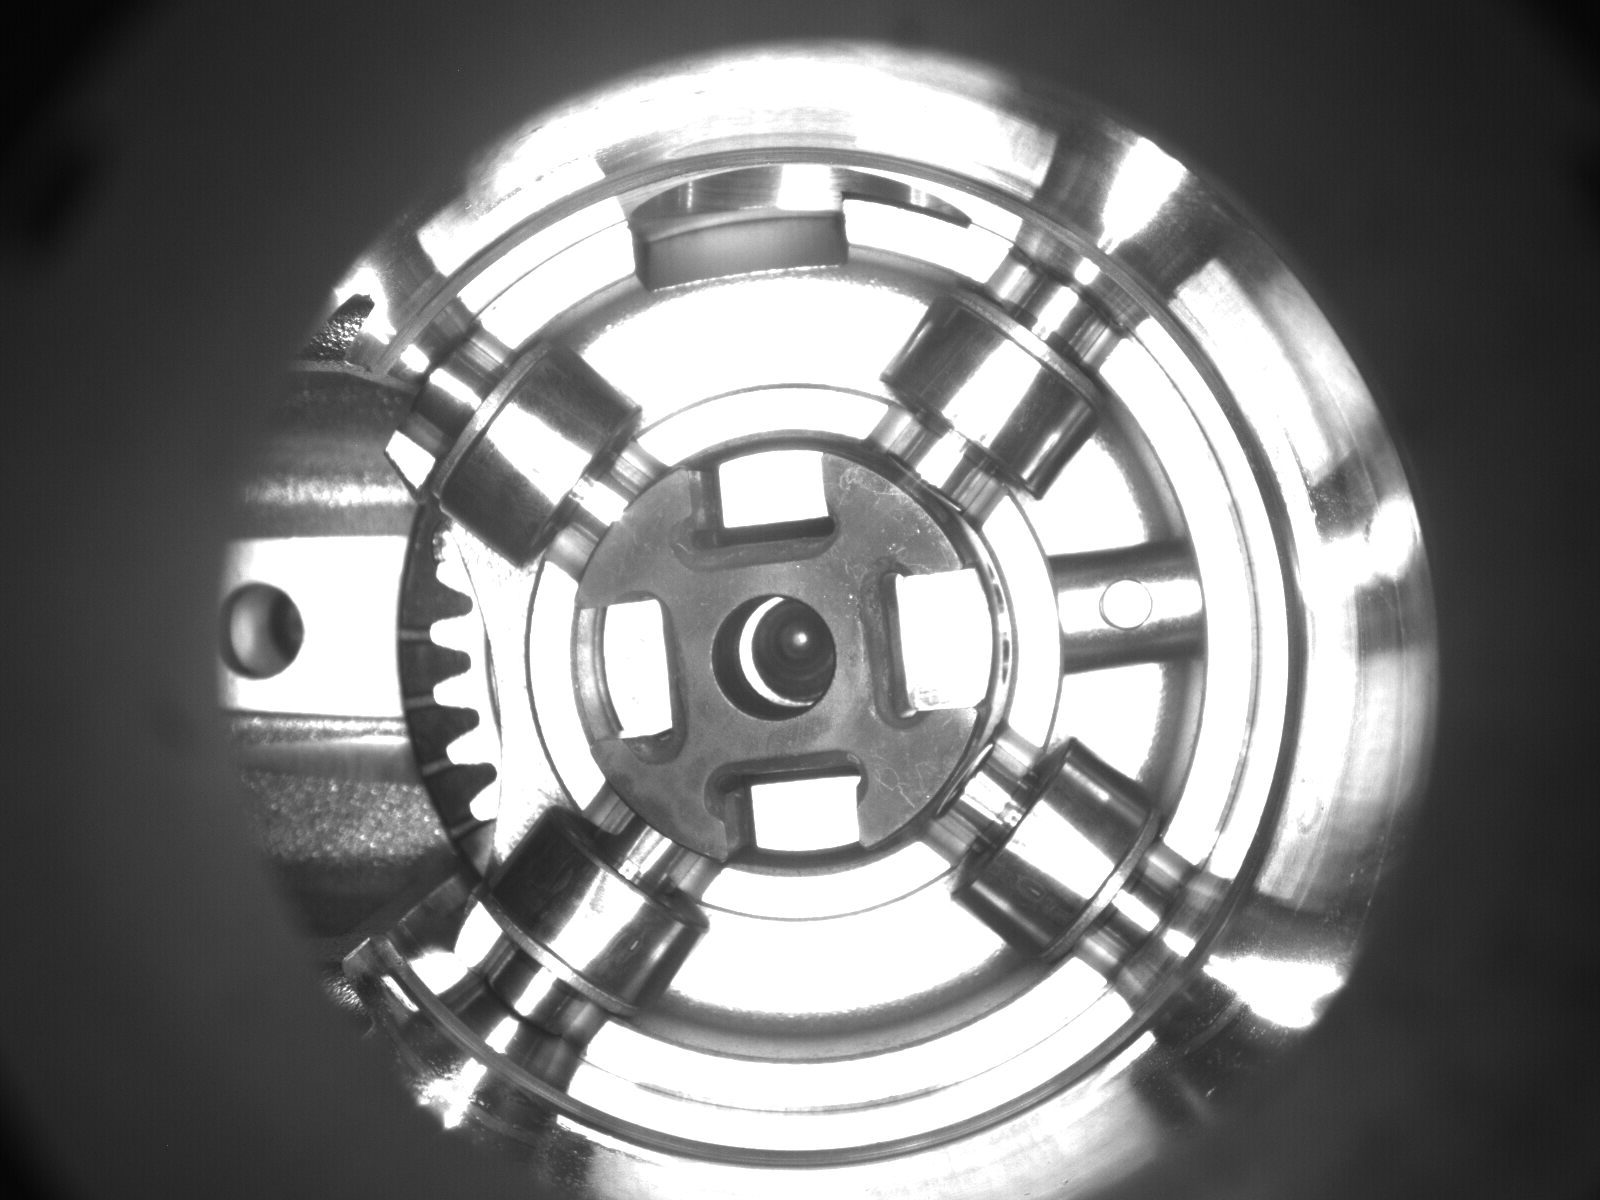

The script that saved this image:
import time
import socket
from PIL import Image
import io
import matplotlib.image as mpimg
import matplotlib.pyplot as plt


s = socket.socket(socket.AF_INET, socket.SOCK_STREAM)

server_address = ('10.166.76.39', 8500)

s.connect(server_address)

command = bytes.fromhex('00 04 fd f9')
s.send(command)
data = s.recv(1024)
print(data.decode("utf-8"))

command = bytes.fromhex('00 09 05 ff 03 03 03 03 f3')
s.send(command)
data = s.recv(1024)
print(data.decode("utf-8"))

command = bytes.fromhex('00 07 a0 1a ff 00 42')
s.send(command)
data = s.recv(1024)

image_data = b''
chunk_size = 1460
while True:
    chunk = s.recv(chunk_size)
    x = len(chunk)
    print(len(chunk))
    # if (x < 100):
    #     break
    image_data += chunk
    if (x < 110 and x > 100):
        print(chunk.hex())
        break

s.close()

with open('pageimg.bin', 'wb') as f:
    f.write(image_data)

with open('pageimg.bin', 'rb') as f:
    pixel_data = f.read()
width = 1600
height = 1200
image = Image.frombytes('L', (width, height), pixel_data)
image.save('pageimg3.png')
image.show()
